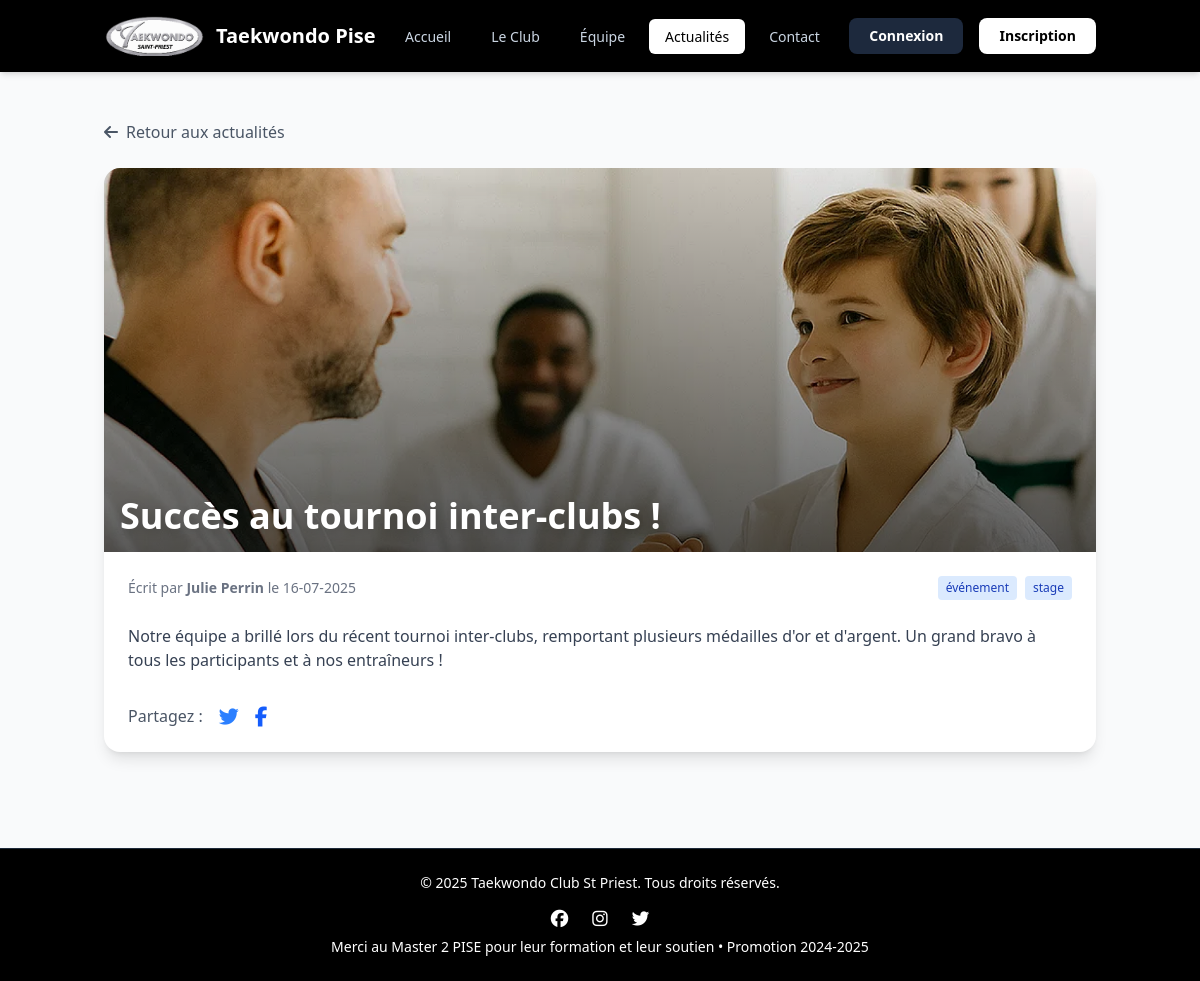
The page /news_detail.php?id=16 on the database its author committed.
### tables this page shows
CREATE TABLE `posts` (
  `id` int(10) UNSIGNED NOT NULL,
  `titre` varchar(255) NOT NULL,
  `contenu` text NOT NULL,
  `photo` varchar(255) DEFAULT NULL COMMENT 'url de la photo',
  `auteur` int(10) UNSIGNED NOT NULL,
  `created_at` datetime NOT NULL DEFAULT current_timestamp(),
  `updated_at` datetime NOT NULL DEFAULT current_timestamp() ON UPDATE current_timestamp()
);

### fonction/fonctions.php (called while the page is built, shortened)
<?php
function connexionBaseDeDonnees(): PDO
{
    static $co = null;
    if ($co === null) {
        $dsn = 'mysql:host=' . DB_HOST . ';dbname=' . DB_NAME . ';charset=' . DB_CHARSET;
        try {
            $options = array(
                PDO::ATTR_ERRMODE => PDO::ERRMODE_EXCEPTION,
                PDO::ATTR_DEFAULT_FETCH_MODE => PDO::FETCH_ASSOC,
            );
            $co = new PDO($dsn, DB_USER, DB_PASS, $options);
        } catch (PDOException $e) {
            logErreur(__FUNCTION__, $e->getMessage());
            throw new Exception("Erreur de connexion à la base de données");
        }
    }
    return $co;
}
function getPostParId(int $id): array
{
    $co = connexionBaseDeDonnees();
    $sql = "
    SELECT
      p.id,
      p.titre,
      p.contenu,
      p.photo,
      p.auteur,
      CONCAT(u.prenom,' ',u.nom) AS auteur_nom,
      DATE_FORMAT(p.created_at,'%d-%m-%Y') AS date_publication
    FROM posts AS p
    JOIN users AS u ON u.id = p.auteur
    WHERE p.id = :id
    ";
    try {
        $req = $co->prepare($sql);
        $req->execute(array('id' => $id, ));
        $result = $req->fetch(PDO::FETCH_ASSOC);
        return $result ? $result : null;
    } catch (PDOException $e) {
        logErreur(__FUNCTION__, $e->getMessage(), array('id' => $id, ));
        throw new Exception("Erreur lors de la récupération du post");
    }
}
function getTagsPourPost(int $id): array
{
    $co = connexionBaseDeDonnees();
    $sql = "
    SELECT
        t.name
    FROM tags t
    JOIN post_tag pt ON pt.tag_id = t.id
    WHERE pt.post_id = :id
    ";
    try {
        $req = $co->prepare($sql);
        $req->execute(array('id' => $id, ));
        return $req->fetchAll(PDO::FETCH_COLUMN);
    } catch (PDOException $e) {
        logErreur(__FUNCTION__, $e->getMessage(), array('id' => $id, ));
        throw new Exception("Erreur lors de la récupération des tags pour le post");
    }
}

### news_detail.php (the view, shortened to what this page needs)
<?php
require __DIR__ . '/fonction/fonctions.php';
$id = isset($_GET['id']) ? (int) $_GET['id'] : 0;
try {
    $post = getPostParId($id);
    $tags = getTagsPourPost($id);
} catch (Exception $e) {
    logErreur("Page news_details.php ", $e->getMessage(), ['id' => $id]);
    http_response_code(500);
    include __DIR__ . '/erreur.php';
    exit;
}
?>
<!DOCTYPE html>
<html lang="fr">
<head>
    <?php include __DIR__ . '/includes/head.php'; ?>
</head>
<body class="min-h-screen flex flex-col bg-gray-50 text-gray-800">
    <?php include __DIR__ . '/includes/header.php'; ?>
    <main class="flex-grow container mx-auto px-4 py-12">
        <div class="mb-6">
            <a href="news.php" class="inline-flex items-center text-gray-600 hover:text-blue-600 transition">
                <i class="fas fa-arrow-left mr-2"></i>Retour aux actualités
            </a>
        </div>
        <article class="bg-white rounded-2xl shadow-lg overflow-hidden">
            <?php if (!empty($post['photo'])) { ?>
                <div class="relative h-64 sm:h-80 md:h-96 overflow-hidden">
                    <img src="img/<?= htmlspecialchars($post['photo'], ENT_QUOTES) ?>"
                        alt="<?= htmlspecialchars($post['titre'], ENT_QUOTES) ?>"
                        class="absolute inset-0 w-full h-full object-cover">
                    <div class="absolute inset-0 bg-gradient-to-t from-black/60 to-transparent"></div>
                    <h1
                        class="absolute bottom-4 left-4 text-white text-2xl sm:text-3xl md:text-4xl font-bold drop-shadow-lg">
                        <?= htmlspecialchars(ucfirst($post['titre']), ENT_QUOTES) ?>
                    </h1>
                </div>
            <?php } else { ?>
                <h1 class="text-3xl font-bold text-gray-900 p-6">
                    <?= htmlspecialchars(ucfirst($post['titre']), ENT_QUOTES) ?>
                </h1>
            <?php } ?>
            <div class="p-6 space-y-6">
                <div class="flex flex-col sm:flex-row sm:items-center sm:justify-between text-sm text-gray-500">
                    <div>
                        Écrit par <strong><?= htmlspecialchars($post['auteur_nom'], ENT_QUOTES) ?></strong>
                        le <?= htmlspecialchars($post['date_publication'], ENT_QUOTES) ?>
                    </div>
                    <?php if ($tags) { ?>
                        <div class="mt-4 sm:mt-0 flex flex-wrap gap-2">
                            <?php foreach ($tags as $t) { ?>
                                <a href="news.php?tag=<?= urlencode($t) ?>"
                                    class="text-xs font-medium px-2 py-1 bg-blue-100 text-blue-800 rounded hover:bg-blue-200 transition">
                                    <?= htmlspecialchars($t, ENT_QUOTES) ?>
                                </a>
                            <?php } ?>
                        </div>
                    <?php } ?>
                </div>
                <div class="prose prose-lg max-w-none text-gray-700">
                    <?= nl2br(htmlspecialchars($post['contenu'], ENT_QUOTES)) ?>
                </div>
                <div class="mt-8 flex space-x-4">
                    <span class="font-medium text-gray-600">Partagez :</span>
                    <a href="https://twitter.com/" target="_blank" class="text-blue-500 hover:text-blue-700 transition">
                        <i class="fab fa-twitter fa-lg"></i>
                    </a>
                    <a href="https://www.facebook.com/share_channel/" target="_blank"
                        class="text-blue-600 hover:text-blue-800 transition">
                        <i class="fab fa-facebook-f fa-lg"></i>
                    </a>
                </div>
            </div>
        </article>
    </main>
    <?php include __DIR__ . '/includes/footer.php'; ?>
</body>
</html>

### rows shown on the page
posts: photo (picture), titre "Succès au tournoi inter-clubs !", contenu "Notre équipe a brillé lors du récent tournoi inter-clubs, remportant plusieurs médailles d'or et d'argent. Un grand bravo à tous les participants et à nos entraîneurs !"

### other values the page prints
$label "Accueil"
$label "Le Club"
$label "Équipe"
$label "Actualités"
$label "Contact"
$post['auteur_nom'] "Julie Perrin"
$post['date_publication'] "16-07-2025"
$t "événement"
$t "stage"
